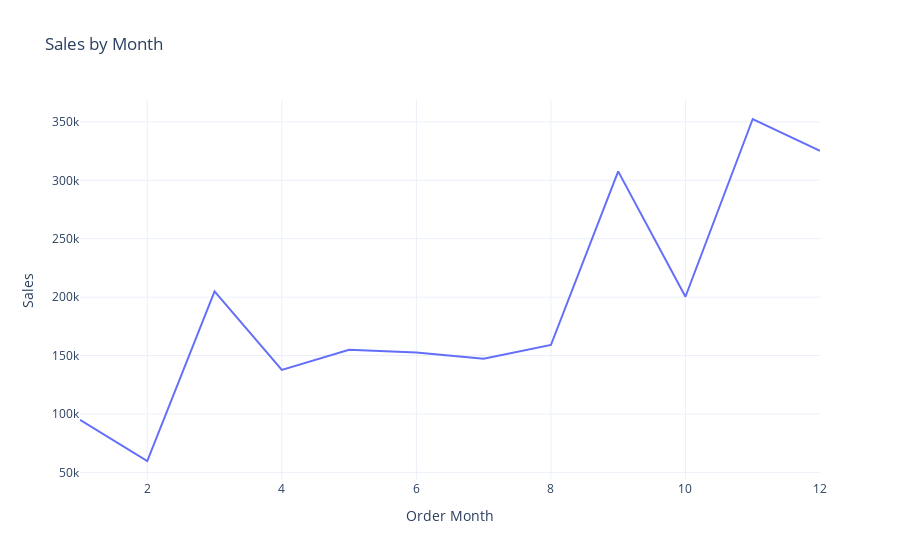

The cell this chart's notebook holds for it:
### Code cell
# visualizing the monthly sales analysis
fig = px.line(sales_by_month,
              x='Order Month',
              y='Sales',
              title='Sales by Month',)
fig.show()

### Figure 1 — Plotly figure (JSON) as saved in the notebook; plotly's stock layout.template omitted (floating-point values rounded to 4 significant figures)
{"data": [{"hovertemplate": "Order Month=%{x}<br>Sales=%{y}<extra></extra>", "legendgroup": "", "line": {"color": "#636efa", "dash": "solid"}, "marker": {"symbol": "circle"}, "mode": "lines", "name": "", "orientation": "v", "showlegend": false, "x": [1, 2, 3, 4, 5, 6, 7, 8, 9, 10, 11, 12], "xaxis": "x", "y": [94920.0, 59750.0, 205000.0, 137800.0, 155000.0, 152700.0, 147200.0, 159000.0, 307600.0, 200300.0, 352500.0, 325300.0], "yaxis": "y", "type": "scatter"}], "layout": {"xaxis": {"anchor": "y", "domain": [0.0, 1.0], "title": {"text": "Order Month"}}, "yaxis": {"anchor": "x", "domain": [0.0, 1.0], "title": {"text": "Sales"}}, "legend": {"tracegroupgap": 0}, "title": {"text": "Sales by Month"}}}
